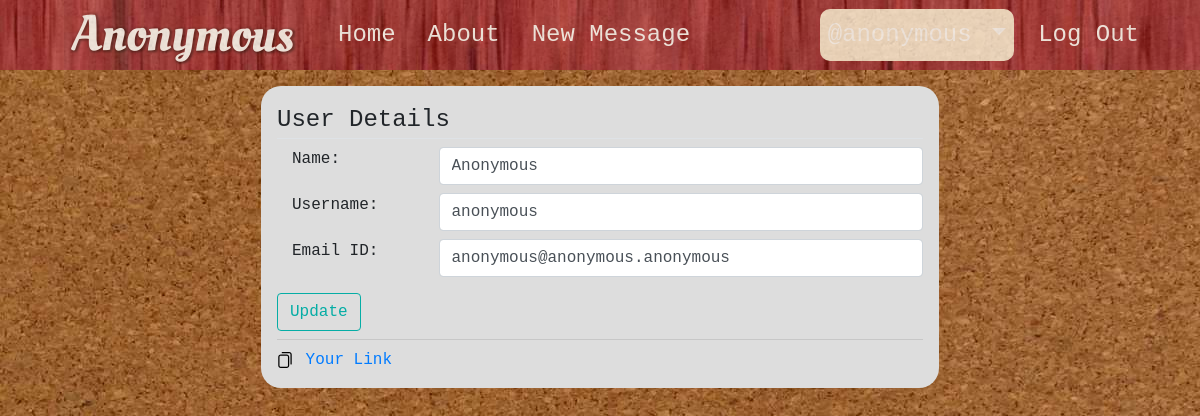
/account/update_account (signed in), run on the app's committed database.
### anonymous/models.py (models this page shows, shortened)
class Users(db.Model, UserMixin):
    id = db.Column(db.Integer, primary_key=True)
    name = db.Column(db.String(120), nullable=True)
    username = db.Column(db.String(70), unique=True, nullable=False)
    email = db.Column(db.String(120), unique=True, nullable=False)
    password = db.Column(db.String(120), unique=True, nullable=False)
    messages = db.relationship('Messages', backref='sender', lazy=True)

### anonymous/users/routes.py (the view, shortened to what this page needs)
@users.route("/account/update_account", methods=['POST', 'GET'])
@login_required
def update_account():
    form = forms.UpdateForm()
    if request.method == "GET":
        form.name.data = current_user.name
        form.username.data = current_user.username
        form.email.data = current_user.email
    return render_template('update_account.html', form=form)

### anonymous/users/forms.py (shortened to what this page needs)
class UpdateForm(FlaskForm):
    name = StringField('Name:', [DataRequired(), Length(max=120)])
    username = StringField('Username:', [DataRequired(), Length(max=120)])
    email = StringField(
        'Email ID:', [DataRequired(), Email(), Length(max=100)])
    submit = SubmitField('Update')

### anonymous/models.py (called while the page is built)
@login_manager.user_loader
def load_user(id):
    return Users.query.get(id)

### anonymous/templates/update_account.html (shortened to what this page needs)
{% extends 'base.html' %}
{% block content %}
<div class="col-md-8 offset-md-2">
    <form action="" method="POST">
        <fieldset class="form-group">
            <legend class='border-bottom'>User Details</legend>
            <div class='form-group row mb-2'>
                {{ form.name.label(class='col-sm-3 form-control-label') }}
                {% if form.name.errors %}
                {{ form.name(class='col-sm-9 form-control is-invalid') }}
                <div class="invalid-feedback">
                    {% for error in form.name.errors %}
                    <span>{{ error }}</span>
                    {% endfor %}
                </div>
                {% else %}
                {{ form.name(class='col-sm-9 form-control') }}
                {% endif %}
            </div>
            <div class='form-group row mb-2 mb-2'>
                {{ form.username.label(class='col-sm-3 form-control-label') }}
                {% if form.username.errors %}
                {{ form.username(class='col-sm-9 form-control is-invalid') }}
                <div class="invalid-feedback">
                    {% for error in form.username.errors %}
                    <span>{{ error }}</span>
                    {% endfor %}
                </div>
                {% else %}
                {{ form.username(class='col-sm-9 form-control') }}
                {% endif %}
            </div>
            <div class='form-group row mb-2 mb-2'>
                {{ form.email.label(class='col-sm-3 form-control-label') }}
                {% if form.email.errors %}
                {{ form.email(class='col-sm-9 form-control is-invalid') }}
                <div class="invalid-feedback">
                    {% for error in form.email.errors %}
                    <span>{{ error }}</span>
                    {% endfor %}
                </div>
                {% else %}
                {{ form.email(class='col-sm-9 form-control') }}
                {% endif %}
            </div>
            {{ form.submit(class='mt-2 btn btn-outline-info') }}
            <hr>
            <img class='icon' onclick="copyfunc()" src="{{url_for('static', filename='images/copy.svg')}}" alt="">
            <a class='user-link' href="/new_message?u={{current_user.username}}">Your Link</a>
        </fieldset>
    </form>
</div>
{% endblock content %}

### anonymous/templates/base.html (shortened to what this page needs)
<!DOCTYPE html>
<html>
<head>
    <link rel="stylesheet" type="text/css" href="{{url_for('static', filename='css/bootstrap.min.css')}}">
    <link rel="stylesheet" type="text/css" href="{{url_for('static', filename='css/main.css')}}">
</head>
<body>
    <nav class="navbar navbar-expand-lg navbar-light bg-light">
        <div class="container">
            <a class="navbar-brand" href="{{ url_for('main.home') }}"><img src="{{ url_for('static', filename='images/logo.svg') }}" alt=""></a>
            <div class="collapse navbar-collapse" id="navbarSupportedContent">
                <ul class="navbar-nav mr-auto">
                    <li class="nav-item">
                        <a class="nav-link" href="{{ url_for('main.home') }}">Home</a>
                    </li>
                    <li class="nav-item">
                        <a class="nav-link" href="{{ url_for('main.about') }}">About</a>
                    </li>
                    <li class="nav-item">
                        <a class="nav-link" href="{{ url_for('messages.new_message') }}">New Message</a>
                    </li>
                </ul>
                <ul class="navbar-nav ml-auto">
                    {% if current_user.is_authenticated %}
                    <li class="nav-item dropdown">
                        <a class="nav-link dropdown-toggle" href="#" id="navbarDropdown" role="button" data-toggle="dropdown" aria-haspopup="true" aria-expanded="false">
                            @{{current_user.username}}
                        </a>
                    </li>
                    <li class="nav-item">
                        <a class="nav-link" href="{{ url_for('users.logout') }}">Log Out</a>
                    </li>
                    {% endif %}
                </ul>
            </div>
        </div>
    </nav>
    <div class="container">
        {% block content %}
        {% endblock %}
    </div>
</body>
</html>

### anonymous/static/css/main.css (style rules this page uses)
html > body { background-image: url('../images/bodybg.jpg'); font-size: 16px; }
.dropdown-menu, .bg-light, #footer { background-image: url('../images/navbg.jpg'); opacity: 0.8; }
.navbar-light { font-family: monospace; font-size: 1.5em; color: #fff; }
.nav-item, .dropdown-item { border-radius: 1rem; color: #fff; font-size: 1em; }
.navbar-light .navbar-nav .nav-link { color: rgba(255, 255, 255); font-size: 1em; }
.navbar-light .navbar-brand { color: rgba(255, 0, 255); }
.dropdown-toggle { max-width: 200px; overflow: hidden; background-color: rgb(250, 235, 215); }
.icon { height: 1em; }
form { background: #dddddd; padding: 1em; margin: 1em; border-radius: 20px; }
a { margin-left: 3px; }

### data on the page
Users: username "anonymous", name "Anonymous", email "anonymous@anonymous.anonymous"
